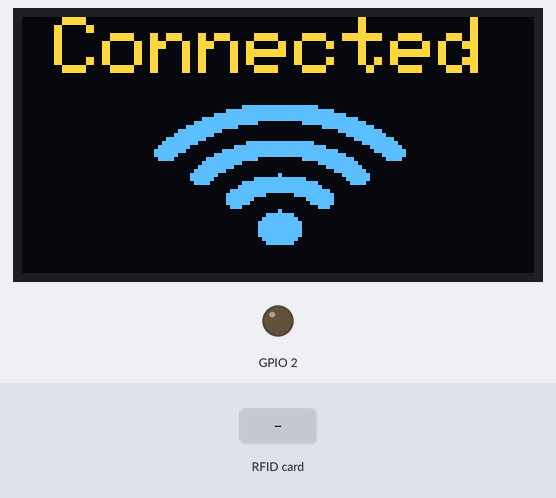
Recording of a sketch running on a simulated ESP32. Parts: 128×64 one-colour display, output pins drawn as LEDs (lit = HIGH). The test bench sets the inputs (shaded band). The OLED is the two-colour kind (top 16 rows yellow); WiFi joins after 1.5 s; servers stay silent unless stated; the display library's start-up logo is not drawn; uploads are accepted with an empty reply; the local clock reads 2024-03-15 10:24:30 at power-on unless the sketch sets it; what the sketch prints to the serial monitor is not drawn.

Above: at 5.9 s.
At 8.0 s:
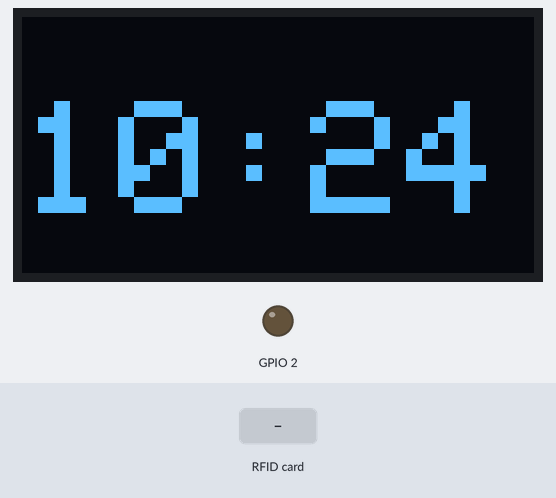
8.1 s: RFID card 5E 7A 19 C4 held to the reader
At 31.3 s:
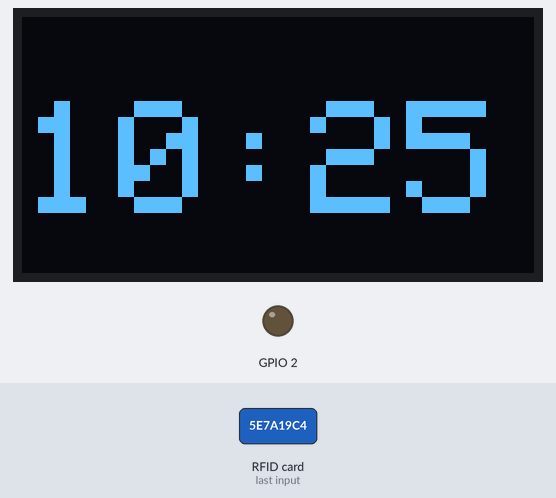
Timing chart, 0 to 32.5 s (numbered marks = the images above; inputs shaded):
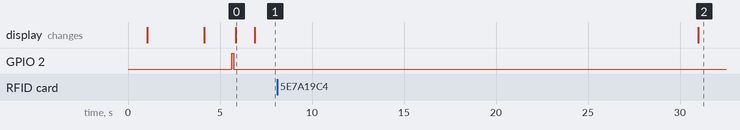

Measured:
- what the display in image 0 shows lasts 1.0 s, from 5.9 s to 6.9 s

The sketch:

ESP32_RFID.ino
```cpp
//23.05
/* -----------------------------------------------------------------------------
  - Project: RFID attendance system using ESP32
  - Author:  https://www.youtube.com/ElectronicsTechHaIs
  - Date:  6/03/2020
   -----------------------------------------------------------------------------
  This code was created by Electronics Tech channel for
  the RFID attendance project with ESP32.
   ---------------------------------------------------------------------------*/
//*******************************libraries********************************
//ESP32----------------------------
#include <WiFi.h>
#include <HTTPClient.h>
#include <time.h>
//RFID-----------------------------
#include <SPI.h>
#include <MFRC522.h>
//OLED-----------------------------
#include <Wire.h>
#include <Adafruit_GFX.h>          //https://github.com/adafruit/Adafruit-GFX-Library
#include <Adafruit_SSD1306.h>      //https://github.com/adafruit/Adafruit_SSD1306
//************************************************************************
#define SS_PIN  5
#define RST_PIN 27
// Declaration for SSD1306 display connected using software I2C pins are(22 SCL, 21 SDA)
#define SCREEN_WIDTH 128 // OLED display width, in pixels
#define SCREEN_HEIGHT 64 // OLED display height, in pixels
#define OLED_RESET     0 // Reset pin # (or -1 if sharing Arduino reset pin)
Adafruit_SSD1306 display(SCREEN_WIDTH, SCREEN_HEIGHT, &Wire, OLED_RESET);
//************************************************************************
MFRC522 mfrc522(SS_PIN, RST_PIN); // Create MFRC522 instance.
//************************************************************************
/* Set these to your desired credentials. */
const char *ssid = "Greenwich Vietnam - F5";
const char *password = "";
const char* device_token  = "a6c23bd95b9832dd";
//************************************************************************
int timezone = 7 * 3600;   //Replace "x" your timezone.
int time_dst = 0;
String getData, Link;
String OldCardID = "";
unsigned long previousMillis1 = 0;
unsigned long previousMillis2 = 0;
String URL = "https://itclubofgwu.site//getdata.php"; //computer IP or the server domain
//*************************Biometric Icons*********************************
#define Wifi_start_width 54
#define Wifi_start_height 49
const uint8_t PROGMEM Wifi_start_bits[] = {
  0x00, 0x00, 0x00, 0x00, 0x00, 0x00, 0x00
  , 0x00, 0x00, 0x00, 0x00, 0x00, 0x00, 0x00
  , 0x00, 0x00, 0x00, 0x00, 0x00, 0x00, 0x00
  , 0x00, 0x00, 0x00, 0x00, 0x00, 0x00, 0x00
  , 0x00, 0x00, 0x00, 0x00, 0x00, 0x00, 0x00
  , 0x00, 0x00, 0x1f, 0xf0, 0x00, 0x00, 0x00
  , 0x00, 0x03, 0xff, 0xff, 0x80, 0x00, 0x00
  , 0x00, 0x1f, 0xf0, 0x1f, 0xf0, 0x00, 0x00
  , 0x00, 0x7e, 0x00, 0x00, 0xfc, 0x00, 0x00
  , 0x01, 0xf0, 0x00, 0x00, 0x1f, 0x00, 0x00
  , 0x03, 0xc0, 0x00, 0x00, 0x07, 0xc0, 0x00
  , 0x0f, 0x00, 0x00, 0x00, 0x01, 0xe0, 0x00
  , 0x1c, 0x00, 0x00, 0x00, 0x00, 0x70, 0x00
  , 0x38, 0x00, 0x07, 0xc0, 0x00, 0x38, 0x00
  , 0x70, 0x00, 0xff, 0xfe, 0x00, 0x1e, 0x00
  , 0xe0, 0x03, 0xfc, 0x7f, 0xc0, 0x0e, 0x00
  , 0x00, 0x1f, 0x80, 0x03, 0xf0, 0x00, 0x00
  , 0x00, 0x3c, 0x00, 0x00, 0x78, 0x00, 0x00
  , 0x00, 0xf0, 0x00, 0x00, 0x1c, 0x00, 0x00
  , 0x01, 0xe0, 0x00, 0x00, 0x0c, 0x00, 0x00
  , 0x03, 0x80, 0x00, 0x00, 0x00, 0x00, 0x00
  , 0x03, 0x00, 0x00, 0x00, 0x00, 0x00, 0x00
  , 0x00, 0x00, 0x3f, 0xf8, 0x07, 0x1e, 0x00
  , 0x00, 0x00, 0xff, 0xfe, 0x1f, 0xbf, 0x80
  , 0x00, 0x03, 0xe0, 0x04, 0x7f, 0xff, 0xc0
  , 0x00, 0x07, 0x80, 0x00, 0xff, 0xff, 0xe0
  , 0x00, 0x0e, 0x00, 0x00, 0xff, 0xff, 0xe0
  , 0x00, 0x0c, 0x00, 0x00, 0x7f, 0xff, 0xc0
  , 0x00, 0x00, 0x00, 0x00, 0xfe, 0x07, 0xe0
  , 0x00, 0x00, 0x00, 0x03, 0xf8, 0x03, 0xf8
  , 0x00, 0x00, 0x07, 0xe7, 0xf9, 0xf1, 0xfc
  , 0x00, 0x00, 0x1f, 0xe7, 0xf1, 0xf9, 0xfc
  , 0x00, 0x00, 0x1f, 0xe7, 0xf3, 0xf9, 0xfc
  , 0x00, 0x00, 0x3f, 0xe7, 0xf3, 0xf9, 0xfc
  , 0x00, 0x00, 0x3f, 0xe7, 0xf1, 0xf1, 0xfc
  , 0x00, 0x00, 0x3f, 0xe3, 0xf8, 0xe3, 0xfc
  , 0x00, 0x00, 0x3f, 0xf3, 0xfc, 0x07, 0xf8
  , 0x00, 0x00, 0x1f, 0xf0, 0x7f, 0x0f, 0xc0
  , 0x00, 0x00, 0x0f, 0xe0, 0x7f, 0xff, 0xe0
  , 0x00, 0x00, 0x07, 0xc0, 0xff, 0xff, 0xe0
  , 0x00, 0x00, 0x00, 0x00, 0x7f, 0xff, 0xe0
  , 0x00, 0x00, 0x00, 0x00, 0x3f, 0xff, 0x80
  , 0x00, 0x00, 0x00, 0x00, 0x1f, 0xbf, 0x00
  , 0x00, 0x00, 0x00, 0x00, 0x03, 0x18, 0x00
  , 0x00, 0x00, 0x00, 0x00, 0x00, 0x00, 0x00
  , 0x00, 0x00, 0x00, 0x00, 0x00, 0x00, 0x00
  , 0x00, 0x00, 0x00, 0x00, 0x00, 0x00, 0x00
  , 0x00, 0x00, 0x00, 0x00, 0x00, 0x00, 0x00
  , 0x00, 0x00, 0x00, 0x00, 0x00, 0x00, 0x00
};
#define Wifi_connected_width 63
#define Wifi_connected_height 49
const uint8_t PROGMEM Wifi_connected_bits[] = {
  0x00, 0x00, 0x00, 0x00, 0x00, 0x00, 0x00, 0x00
  , 0x00, 0x00, 0x00, 0x00, 0x00, 0x00, 0x00, 0x00
  , 0x00, 0x00, 0x00, 0x00, 0x00, 0x00, 0x00, 0x00
  , 0x00, 0x00, 0x00, 0x00, 0x00, 0x00, 0x00, 0x00
  , 0x00, 0x00, 0x00, 0x00, 0x00, 0x00, 0x00, 0x00
  , 0x00, 0x00, 0x00, 0x00, 0x00, 0x00, 0x00, 0x00
  , 0x00, 0x00, 0x00, 0x00, 0x00, 0x00, 0x00, 0x00
  , 0x00, 0x00, 0x03, 0xff, 0xff, 0x80, 0x00, 0x00
  , 0x00, 0x00, 0x3f, 0xff, 0xff, 0xf8, 0x00, 0x00
  , 0x00, 0x01, 0xff, 0xff, 0xff, 0xff, 0x00, 0x00
  , 0x00, 0x0f, 0xff, 0xff, 0xff, 0xff, 0xe0, 0x00
  , 0x00, 0x3f, 0xff, 0xc0, 0x07, 0xff, 0xf8, 0x00
  , 0x00, 0xff, 0xf8, 0x00, 0x00, 0x3f, 0xfe, 0x00
  , 0x03, 0xff, 0x80, 0x00, 0x00, 0x03, 0xff, 0x80
  , 0x07, 0xfe, 0x00, 0x00, 0x00, 0x00, 0xff, 0xc0
  , 0x1f, 0xf8, 0x00, 0x00, 0x00, 0x00, 0x3f, 0xf0
  , 0x3f, 0xe0, 0x01, 0xff, 0xff, 0x00, 0x0f, 0xf8
  , 0x7f, 0x80, 0x0f, 0xff, 0xff, 0xe0, 0x03, 0xfc
  , 0xff, 0x00, 0x7f, 0xff, 0xff, 0xfc, 0x01, 0xfe
  , 0xfc, 0x01, 0xff, 0xff, 0xff, 0xff, 0x00, 0x7e
  , 0x78, 0x07, 0xff, 0xc0, 0x07, 0xff, 0xc0, 0x3c
  , 0x00, 0x0f, 0xfc, 0x00, 0x00, 0x7f, 0xe0, 0x00
  , 0x00, 0x1f, 0xf0, 0x00, 0x00, 0x1f, 0xf0, 0x00
  , 0x00, 0x3f, 0xc0, 0x00, 0x00, 0x07, 0xf8, 0x00
  , 0x00, 0x7f, 0x00, 0x01, 0x00, 0x01, 0xfc, 0x00
  , 0x00, 0x7e, 0x00, 0x7f, 0xfc, 0x00, 0xfc, 0x00
  , 0x00, 0x3c, 0x03, 0xff, 0xff, 0x80, 0x78, 0x00
  , 0x00, 0x00, 0x07, 0xff, 0xff, 0xc0, 0x00, 0x00
  , 0x00, 0x00, 0x1f, 0xff, 0xff, 0xf0, 0x00, 0x00
  , 0x00, 0x00, 0x3f, 0xf0, 0x1f, 0xf8, 0x00, 0x00
  , 0x00, 0x00, 0x3f, 0x80, 0x03, 0xf8, 0x00, 0x00
  , 0x00, 0x00, 0x3f, 0x00, 0x01, 0xf8, 0x00, 0x00
  , 0x00, 0x00, 0x1c, 0x00, 0x00, 0x70, 0x00, 0x00
  , 0x00, 0x00, 0x00, 0x01, 0x00, 0x00, 0x00, 0x00
  , 0x00, 0x00, 0x00, 0x0f, 0xe0, 0x00, 0x00, 0x00
  , 0x00, 0x00, 0x00, 0x1f, 0xf0, 0x00, 0x00, 0x00
  , 0x00, 0x00, 0x00, 0x3f, 0xf8, 0x00, 0x00, 0x00
  , 0x00, 0x00, 0x00, 0x3f, 0xf8, 0x00, 0x00, 0x00
  , 0x00, 0x00, 0x00, 0x3f, 0xf8, 0x00, 0x00, 0x00
  , 0x00, 0x00, 0x00, 0x3f, 0xf8, 0x00, 0x00, 0x00
  , 0x00, 0x00, 0x00, 0x1f, 0xf0, 0x00, 0x00, 0x00
  , 0x00, 0x00, 0x00, 0x0f, 0xe0, 0x00, 0x00, 0x00
  , 0x00, 0x00, 0x00, 0x00, 0x00, 0x00, 0x00, 0x00
  , 0x00, 0x00, 0x00, 0x00, 0x00, 0x00, 0x00, 0x00
  , 0x00, 0x00, 0x00, 0x00, 0x00, 0x00, 0x00, 0x00
  , 0x00, 0x00, 0x00, 0x00, 0x00, 0x00, 0x00, 0x00
  , 0x00, 0x00, 0x00, 0x00, 0x00, 0x00, 0x00, 0x00
  , 0x00, 0x00, 0x00, 0x00, 0x00, 0x00, 0x00, 0x00
  , 0x00, 0x00, 0x00, 0x00, 0x00, 0x00, 0x00, 0x00
};
//************************************************************************
void setup() {
  delay(1000);
  Serial.begin(115200);
  pinMode(2, OUTPUT);
  SPI.begin();  // Init SPI bus
  mfrc522.PCD_Init(); // Init MFRC522 card
  //-----------initiate OLED display-------------
  if (!display.begin(SSD1306_SWITCHCAPVCC, 0x3C)) { // Address 0x3D for 128x64
    Serial.println(F("SSD1306 allocation failed"));
    for (;;); // Don't proceed, loop forever
  }
  // you can delete these three lines if you don't want to get the Adfruit logo appear
  display.display();
  delay(2000); // Pause for 2 seconds
  display.clearDisplay();
  //---------------------------------------------
  connectToWiFi();
  //---------------------------------------------
  configTime(timezone, time_dst, "pool.ntp.org", "time.nist.gov");
}
//************************************************************************
void loop() {
  //check if there's a connection to Wi-Fi or not
  if (!WiFi.isConnected()) {
    connectToWiFi();    //Retry to connect to Wi-Fi
  }
  //---------------------------------------------
  if (millis() - previousMillis1 >= 1000) {
    previousMillis1 = millis();
    display.clearDisplay();

    time_t now = time(nullptr);
    struct tm* p_tm = localtime(&now);
    display.setTextSize(1);             // Normal 2:2 pixel scale
    display.setTextColor(WHITE);        // Draw white text
    display.setCursor(10, 0);
    Serial.println(p_tm);
    display.setTextSize(4);             // Normal 2:2 pixel scale
    display.setTextColor(WHITE);        // Draw white text
    display.setCursor(0, 21);
    if ((p_tm->tm_hour) < 10) {
      display.print("0");
      display.print(p_tm->tm_hour);
    }
    else display.print(p_tm->tm_hour);
    display.print(":");
    if ((p_tm->tm_min) < 10) {
      display.print("0");
      display.println(p_tm->tm_min);
    }
    else display.println(p_tm->tm_min);
    display.display();
  }
  //---------------------------------------------
  if (millis() - previousMillis2 >= 15000) {
    previousMillis2 = millis();
    OldCardID = "";
  }
  delay(50);
  //---------------------------------------------
  //look for new card
  if ( ! mfrc522.PICC_IsNewCardPresent()) {
    return;//got to start of loop if there is no card present
  }
  // Select one of the cards
  if ( ! mfrc522.PICC_ReadCardSerial()) {
    return;//if read card serial(0) returns 1, the uid struct contians the ID of the read card.
  }
  String CardID = "";
  for (byte i = 0; i < mfrc522.uid.size; i++) {
    CardID += mfrc522.uid.uidByte[i];
  }
  //---------------------------------------------
  if ( CardID == OldCardID ) {
    return;
  }
  else {
    OldCardID = CardID;
  }
  //---------------------------------------------
  //  Serial.println(CardID);
  SendCardID(CardID);
  delay(100);
  display.clearDisplay();
}
//************send the Card UID to the website*************
void SendCardID( String Card_uid ) {
  Serial.println("Sending the Card ID");
  if (WiFi.isConnected()) {
    HTTPClient http;    //Declare object of class HTTPClient
    //GET Data
    getData = "?card_uid=" + String(Card_uid) + "&device_token=" + String(device_token); // Add the Card ID to the GET array in order to send it
    //GET methode
    Link = URL + getData;
    http.begin(Link); //initiate HTTP request   //Specify content-type header

    int httpCode = http.GET();   //Send the request
    String payload = http.getString();    //Get the response payload
    Serial.println(Link);   //Print HTTP return code
    Serial.println(httpCode);   //Print HTTP return code
    Serial.println(Card_uid);     //Print Card ID
    Serial.println(payload);     //Print request response payload

    if (httpCode == 200) {
      if (payload.substring(0, 5) == "login") {
        coi(2);
        String user_name = payload.substring(5);
        Serial.println(user_name);
        //buzz
        display.clearDisplay();
        display.setTextSize(2);             // Normal 2:2 pixel scale
        display.setTextColor(WHITE);        // Draw white text
        display.setCursor(15, 0);            // Start at top-left corner
        display.print(F("Welcome"));
        display.setCursor(0, 20);
        display.print(user_name);
        display.display();
      }
      else if (payload.substring(0, 6) == "logout") {
        coi(1);
        String user_name = payload.substring(6);
        //  Serial.println(user_name);

        display.clearDisplay();
        display.setTextSize(2);             // Normal 2:2 pixel scale
        display.setTextColor(WHITE);        // Draw white text
        display.setCursor(10, 0);            // Start at top-left corner
        display.print(F("Good Bye"));
        display.setCursor(0, 20);
        display.print(user_name);
        display.display();
      }
      else if (payload == "succesful") {

        display.clearDisplay();
        display.setTextSize(2);             // Normal 2:2 pixel scale
        display.setTextColor(WHITE);        // Draw white text
        display.setCursor(5, 0);            // Start at top-left corner
        display.print(F("New Card"));
        display.display();
      }
      else if (payload == "available") {
        display.clearDisplay();
        display.setTextSize(2);             // Normal 2:2 pixel scale
        display.setTextColor(WHITE);        // Draw white text
        display.setCursor(5, 0);            // Start at top-left corner
        display.print(F("Free Card"));
        display.display();
      }
      delay(100);
      http.end();  //Close connection
    }
  }
}
//********************connect to the WiFi******************
void connectToWiFi() {
  WiFi.mode(WIFI_OFF);        //Prevents reconnection issue (taking too long to connect)
  delay(1000);
  WiFi.mode(WIFI_STA);
  Serial.print("Connecting to ");
  Serial.println(ssid);
  WiFi.begin(ssid, password);

  display.clearDisplay();
  display.setTextSize(1);             // Normal 1:1 pixel scale
  display.setTextColor(WHITE);        // Draw white text
  display.setCursor(0, 0);             // Start at top-left corner
  display.print(F("Connecting to \n"));
  display.setCursor(0, 50);
  display.setTextSize(2);
  display.print(ssid);
  display.drawBitmap( 73, 10, Wifi_start_bits, Wifi_start_width, Wifi_start_height, WHITE);
  display.display();

  while (WiFi.status() != WL_CONNECTED) {
    delay(500);
    Serial.print(".");
  }
  Serial.println("");
  Serial.println("Connected");

  display.clearDisplay();
  display.setTextSize(2);             // Normal 1:1 pixel scale
  display.setTextColor(WHITE);        // Draw white text
  display.setCursor(8, 0);             // Start at top-left corner
  display.print(F("Connected \n"));
  coi(1);
  display.drawBitmap( 33, 15, Wifi_connected_bits, Wifi_connected_width, Wifi_connected_height, WHITE);
  display.display();

  Serial.print("IP address: ");
  Serial.println(WiFi.localIP());  //IP address assigned to your ESP

  delay(1000);
}

void coi(int n) {
  for (int i = 0; i < n; i++) {
    digitalWrite(2, HIGH);
    delay(100);
    digitalWrite(2, LOW);
    delay(100);
  }
}
//=======================================================================
```
